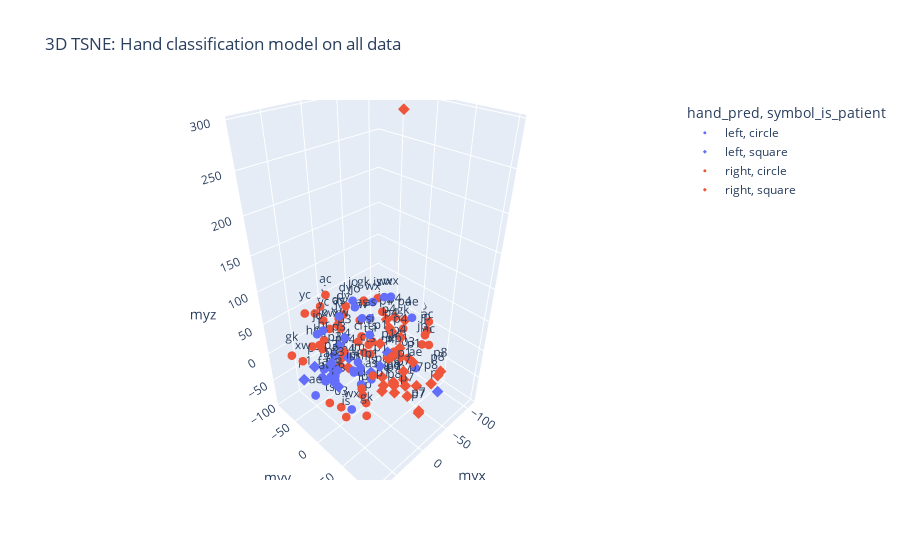

Notebook cell for this chart:
### Code cell
tsne_input = df_raw.iloc[:,:24].to_numpy()
data_tsne = TSNE(n_components=3, learning_rate='auto', init='random', perplexity=3).fit_transform(tsne_input)

data_tsne = pd.DataFrame(data_tsne, columns=['myx', 'myy', 'myz'])

data_tsne['hand_pred'] = knn.predict(df_raw.iloc[:,:24])
data_tsne['subject_ids'] = df_raw['subject_id'].to_numpy()
data_tsne['symbol_is_patient'] = df_raw['is_patient'].map({False: 'circle', True: 'square'}).to_numpy()

fig = px.scatter_3d(data_tsne, 
                    x='myx', y='myy', z='myz', 
                    color='hand_pred', 
                    symbol='symbol_is_patient', 
                    text='subject_ids',
                    title='3D TSNE: Hand classification model on all data'
)
fig.update_traces(marker=dict(size=3))
fig.show()

### Figure 1 — Plotly figure (JSON) as saved in the notebook; plotly's stock layout.template omitted (floating-point values rounded to 4 significant figures)
{"data": [{"hovertemplate": "hand_pred=left<br>symbol_is_patient=circle<br>myx=%{x}<br>myy=%{y}<br>myz=%{z}<br>subject_ids=%{text}<extra></extra>", "legendgroup": "left, circle", "marker": {"color": "#636efa", "size": 3, "symbol": "circle"}, "mode": "markers+text", "name": "left, circle", "scene": "scene", "showlegend": true, "text": ["fa", "fa", "fa", "fa", "ae", "ae", "ae", "ae", "as", "as", "as", "as", "im", "im", "im", "im", "si", "si", "si", "si", "jo", "jo", "jo", "jo", "wx", "wx", "wx", "wx"], "type": "scatter3d", "x": [26.93, 34.75, 35.47, 39.7, 60.55, -55.17, 82.68, -58.52, -3.689, -14.33, 28.14, 37.2, 35.97, 23.34, 23.11, 26.49, 6.331, 16.83, 10.85, 14.02, 50.69, 16.41, 10.26, 47.37, -25.6, 33.75, -47.46, -46.54], "y": [-32.55, -31.66, -44.64, -44.42, -9.572, 42.66, -2.07, 28.43, -7.819, -4.052, -14.17, 50.24, -20.04, 1.849, 16.28, 15.45, -4.784, -4.231, 21.01, 6.481, -31.63, 1.887, -8.747, -23.73, -10.72, 7.766, 0.6366, -10.26], "z": [-53.45, -39.04, -33.89, -46.25, -12.25, -33.78, -15.16, 44.98, 54.61, 50.77, 72.03, 18.03, -28.25, -11.92, 2.951, 14.69, -31.0, -24.26, 53.75, -41.09, 46.71, 88.32, 89.14, 55.11, 67.22, -74.0, 70.18, 64.39]}, {"hovertemplate": "hand_pred=left<br>symbol_is_patient=square<br>myx=%{x}<br>myy=%{y}<br>myz=%{z}<br>subject_ids=%{text}<extra></extra>", "legendgroup": "left, square", "marker": {"color": "#636efa", "size": 3, "symbol": "diamond"}, "mode": "markers+text", "name": "left, square", "scene": "scene", "showlegend": true, "text": ["p3", "p3", "p1", "p1", "p4", "p4", "p3", "p3", "p3", "p3", "p3", "p3", "p7", "p1", "p1"], "type": "scatter3d", "x": [47.39, 68.04, 1.578, -15.34, 39.17, -6.376, 71.44, 64.25, 27.57, 34.94, 67.75, 68.49, -34.01, 73.47, 15.05], "y": [-3.271, 15.41, 29.48, 26.64, -60.97, -40.35, 30.46, 12.1, -6.618, -9.253, 17.32, 27.02, 97.19, -37.7, 26.84], "z": [27.62, 41.13, 0.5714, 11.31, -37.69, -38.06, 16.48, 26.71, 41.81, 32.7, 12.19, 38.33, -21.93, -20.8, -2.777]}, {"hovertemplate": "hand_pred=right<br>symbol_is_patient=circle<br>myx=%{x}<br>myy=%{y}<br>myz=%{z}<br>subject_ids=%{text}<extra></extra>", "legendgroup": "right, circle", "marker": {"color": "#EF553B", "size": 3, "symbol": "circle"}, "mode": "markers+text", "name": "right, circle", "scene": "scene", "showlegend": true, "text": ["xw", "xw", "xw", "xw", "hr", "hr", "hr", "hr", "cl", "cl", "cl", "cl", "ts", "ts", "ts", "ts", "dy", "dy", "dy", "dy", "gk", "gk", "gk", "gk", "jp", "jp", "jp", "jp", "03", "03", "ac", "ac", "ac", "ac", "yc", "yc", "yc", "yc", "yc", "is", "is", "is", "is"], "type": "scatter3d", "x": [79.42, -36.3, 13.37, 3.071, 38.09, 27.1, 42.01, 29.75, -2.962, -5.962, -19.63, 28.9, -46.32, -46.9, -35.61, 52.69, -19.0, -17.94, -19.54, -24.39, -36.73, 38.12, -90.43, 75.92, 3.215, -46.09, -3.645, -47.17, 58.58, -71.88, -86.09, -74.03, 12.73, -72.95, 4.172, 12.37, 12.78, -110.9, 36.05, 50.03, -68.22, 74.63, -77.32], "y": [-26.06, -48.12, -54.48, -42.99, -40.04, -50.18, -57.15, -57.26, -4.586, -18.99, -26.94, 23.71, -33.16, -41.63, -26.53, -14.88, -73.51, -75.48, -62.58, -63.3, -39.66, 41.99, -13.31, -55.42, 4.003, 61.06, -10.4, 56.48, 16.57, 14.57, 34.16, -15.42, -58.21, 48.47, -83.6, -68.2, -85.24, 16.95, -75.08, 65.75, -43.94, 45.19, -43.45], "z": [24.27, 9.678, 19.56, 20.8, 8.399, 10.53, 4.347, -0.8729, -1.758, 6.522, 2.876, -24.4, -27.31, -39.23, -40.32, -63.98, 8.042, -4.333, 21.43, 32.7, 48.28, -53.85, -17.35, 11.64, -89.1, 42.72, -89.15, 23.65, -41.43, -45.0, 10.66, -53.91, 73.7, 1.117, 36.83, 25.69, 28.48, 1.529, 47.03, 44.96, 34.04, -21.99, 4.776]}, {"hovertemplate": "hand_pred=right<br>symbol_is_patient=square<br>myx=%{x}<br>myy=%{y}<br>myz=%{z}<br>subject_ids=%{text}<extra></extra>", "legendgroup": "right, square", "marker": {"color": "#EF553B", "size": 3, "symbol": "diamond"}, "mode": "markers+text", "name": "right, square", "scene": "scene", "showlegend": true, "text": ["p4", "p4", "p4", "p4", "p8", "p8", "p1", "p1", "p1", "p4", "p4", "p4", "p4", "p4", "p8", "p8", "p8", "p8", "p8", "p8", "p7", "p7", "p7", "p7", "p7", "p7", "p7", "p4", "p4", "p4", "p4", "p1", "p1", "p1", "p1"], "type": "scatter3d", "x": [-10.74, -11.6, -4.472, -7.398, -38.79, -40.8, -86.76, 11.5, 1.348, -47.3, -55.07, -55.46, -54.42, -51.96, -28.63, -25.34, -26.75, -23.07, -30.19, -37.49, 0.7467, -15.23, -13.54, -0.7956, -11.25, 2.327, 6.889, -30.33, -41.56, -65.31, -74.67, -9.315, 4.046, -12.32, 5.048], "y": [-60.31, -48.84, -59.98, -51.83, 95.04, 90.15, -22.68, 78.07, 82.96, 2.895, 13.52, 12.21, -7.643, -10.63, 4.636, 10.48, 28.43, 33.97, 88.91, 18.17, 76.77, 77.51, 60.75, 52.52, 59.58, 97.39, 100.9, 13.67, 17.19, -7.373, 2.993, 18.67, 36.16, 51.94, 52.34], "z": [-53.21, -66.25, -64.67, -34.71, 9.153, -3.334, 291.0, 32.78, 43.79, 13.32, 3.907, -16.7, 8.896, 23.64, -59.62, -70.06, -53.94, -64.81, -10.87, -66.14, -19.03, -12.17, -23.58, -19.73, -11.12, -31.83, -21.27, -17.46, -13.8, 21.87, 17.44, 24.9, -38.84, 22.36, 34.14]}], "layout": {"legend": {"title": {"text": "hand_pred, symbol_is_patient"}, "tracegroupgap": 0}, "scene": {"domain": {"x": [0, 1], "y": [0, 1]}, "xaxis": {"title": {"text": "myx"}}, "yaxis": {"title": {"text": "myy"}}, "zaxis": {"title": {"text": "myz"}}}, "title": {"text": "3D TSNE: Hand classification model on all data"}}}
